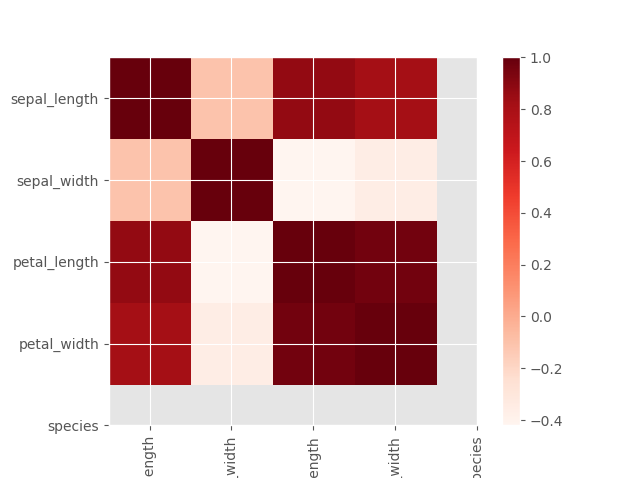

This figure's Python source:
#Caroline Weldon 
#Iris Data Set



import pandas as pd
from pandas.plotting import scatter_matrix
import numpy as np
import matplotlib.pyplot as plt 
from numpy.random import randn


iris = pd.read_csv('iris_dataset.csv')

#corelation visual 
dt = iris[iris.columns]
plt.style.use('ggplot')

plt.imshow(dt.corr(), cmap=plt.cm.Reds, interpolation='nearest')
plt.colorbar()
tick_marks = [i for i in range(len(dt.columns))]
plt.xticks(tick_marks, dt.columns, rotation='vertical')
plt.yticks(tick_marks, dt.columns)




plt.show()
